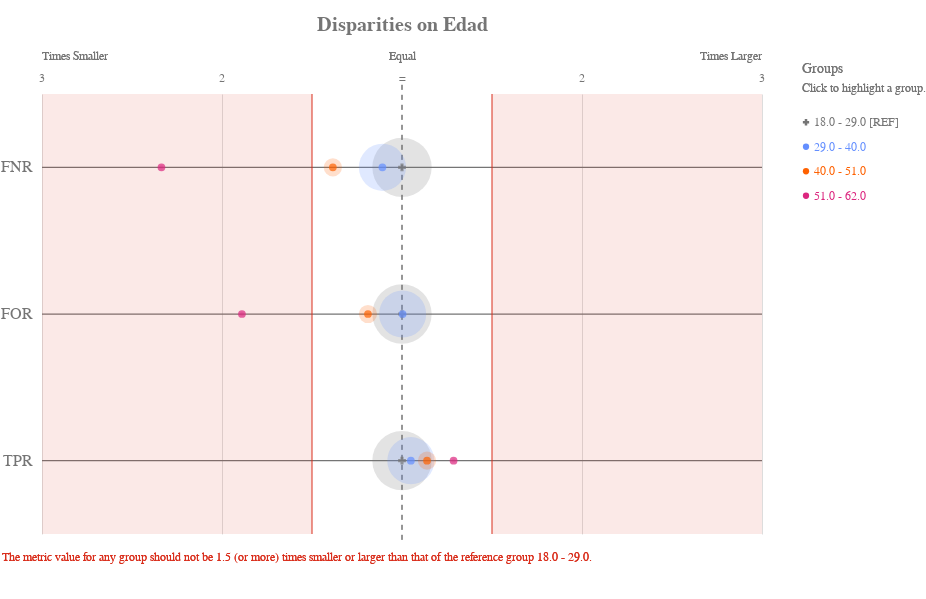

The code cell stored with this chart in its notebook:
### Code cell
ap.disparity(grupo_definido, metrics, 'Edad', fairness_threshold = disparity_tolerance)

### Figure 1 — Vega-Lite specification as saved in the notebook (floating-point values rounded to 4 significant figures)
{"config": {"view": {"continuousWidth": 400, "continuousHeight": 300, "strokeWidth": 0}, "axisLeft": {"labelColor": "rgb(117,117,117)", "labelFont": "Arial", "labelFontSize": 16}, "title": {"align": "center", "baseline": "middle", "color": "rgb(117,117,117)", "font": "Arial", "fontSize": 20, "fontWeight": "bold"}}, "layer": [{"data": {"name": "data-f13954335fe7cb3d572699dbbbe0ffdc"}, "mark": {"type": "rule", "stroke": "rgb(117,117,117)", "strokeWidth": 1.25, "tooltip": ""}, "encoding": {"x": {"type": "quantitative", "field": "x", "scale": {"domain": [-2, 2], "range": [40.0, 760.0]}}, "x2": {"field": "x2"}, "y": {"type": "nominal", "axis": {"domain": false, "labelAngle": 0, "labelPadding": -30, "orient": "left", "ticks": false, "title": ""}, "field": "metric", "scale": {"domain": ["FNR", "FOR", "TPR"], "range": [55.0, 495.0]}}}}, {"data": {"name": "data-79dd248bdaa0ea02c535240e8ad022c8"}, "mark": {"type": "rule", "stroke": "rgb(117,117,117)", "strokeDash": [5, 5], "strokeWidth": 1}, "encoding": {"tooltip": {"value": "18.0 - 29.0 [REF]"}, "x": {"value": 400.0}, "y": {"value": 45.83}, "y2": {"value": 504.2}}}, {"data": {"name": "data-c233327f4cd9b4c2df31bf8015c83e4a"}, "mark": {"type": "text", "align": "center", "color": "rgb(117,117,117)", "font": "Arial", "fontSize": 12, "fontWeight": "normal", "tooltip": ""}, "encoding": {"text": {"type": "nominal", "field": "label"}, "x": {"type": "quantitative", "field": "value", "scale": {"domain": [-2, 2], "range": [40.0, 760.0]}}, "y": {"value": 38.5}}}, {"layer": [{"mark": {"type": "text", "align": "left", "fill": "rgb(117,117,117)", "font": "Arial", "fontSize": 12, "fontWeight": "normal", "tooltip": ""}, "encoding": {"text": {"value": "Times Smaller"}, "x": {"value": 40.0}, "y": {"value": 16.5}}}, {"mark": {"type": "text", "align": "right", "fill": "rgb(117,117,117)", "font": "Arial", "fontSize": 12, "fontWeight": "normal", "tooltip": ""}, "encoding": {"text": {"value": "Times Larger"}, "x": {"value": 760.0}, "y": {"value": 16.5}}}, {"mark": {"type": "text", "align": "center", "fill": "rgb(117,117,117)", "font": "Arial", "fontSize": 12, "fontWeight": "normal", "tooltip": ""}, "encoding": {"text": {"value": "Equal"}, "x": {"value": 400.0}, "y": {"value": 16.5}}}], "data": {"name": "data-79dd248bdaa0ea02c535240e8ad022c8"}}, {"layer": [{"mark": {"type": "rule", "opacity": 0.8, "stroke": "rgb(217, 46, 28)", "strokeWidth": 1.25, "tooltip": ""}, "encoding": {"x": {"type": "quantitative", "field": "min", "scale": {"domain": [-2, 2], "range": [40.0, 760.0]}}, "y": {"value": 55.0}, "y2": {"value": 495.0}}}, {"mark": {"type": "rule", "opacity": 0.8, "stroke": "rgb(217, 46, 28)", "strokeWidth": 1.25, "tooltip": ""}, "encoding": {"x": {"type": "quantitative", "field": "max", "scale": {"domain": [-2, 2], "range": [40.0, 760.0]}}, "y": {"value": 55.0}, "y2": {"value": 495.0}}}, {"layer": [{"mark": {"type": "rect", "fill": "rgb(217, 46, 28)", "opacity": 0.1, "tooltip": ""}, "encoding": {"x": {"type": "quantitative", "field": "min", "scale": {"domain": [-2, 2], "range": [40.0, 760.0]}}, "x2": {"field": "lower_end"}, "y": {"value": 55.0}, "y2": {"value": 495.0}}}, {"mark": {"type": "rect", "fill": "rgb(217, 46, 28)", "opacity": 0.1, "tooltip": ""}, "encoding": {"x": {"type": "quantitative", "field": "max", "scale": {"domain": [-2, 2], "range": [40.0, 760.0]}}, "x2": {"field": "upper_end"}, "y": {"value": 55.0}, "y2": {"value": 495.0}}}]}, {"data": {"name": "data-79dd248bdaa0ea02c535240e8ad022c8"}, "mark": {"type": "text", "align": "left", "baseline": "top", "fill": "rgb(217, 46, 28)", "font": "Arial", "fontSize": 12, "fontWeight": "normal", "tooltip": ""}, "encoding": {"text": {"value": "The metric value for any group should not be 1.5 (or more) times smaller or larger than that of the reference group 18.0 - 29.0."}, "x": {"value": 0}, "y": {"value": 513.3}}}], "data": {"name": "data-11d5890412809b582c0a6b685ba430ea"}}, {"layer": [{"mark": "circle"}, {"data": {"name": "data-22b18c8668882b4b91c30385a4197519"}, "mark": {"type": "circle", "opacity": 0.2}, "encoding": {"color": {"condition": {"type": "nominal", "field": "attribute_value", "legend": null, "scale": {"domain": ["18.0 - 29.0", "29.0 - 40.0", "40.0 - 51.0", "51.0 - 62.0"], "range": ["rgb(117,117,117)", "rgb(100, 143, 255)", "rgb(254, 97, 0)", "rgb(220, 38, 127)", "rgb(255, 176, 0)", "rgb(120, 94, 240)"]}, "selection": "selector033"}, "value": "rgb(224,224,224)"}, "size": {"type": "quantitative", "field": "group_size", "legend": null, "scale": {"domain": [0, 3475.0], "range": [0, 4224.0]}}, "tooltip": [{"type": "nominal", "field": "attribute_value", "title": "Group"}, {"type": "nominal", "field": "tooltip_group_size", "title": "Group Size"}, {"type": "nominal", "field": "tooltip_disparity_explanation_fnr", "title": "Disparity"}, {"type": "quantitative", "field": "fnr", "format": ".2f", "title": "FNR"}], "x": {"type": "quantitative", "axis": {"domain": false, "labels": false, "ticks": false, "title": null, "values": [1, 2, -2, -1]}, "field": "fnr_disparity_scaled", "scale": {"domain": [-2, 2], "range": [40.0, 760.0]}}, "y": {"type": "nominal", "axis": {"domain": false, "grid": false, "labels": false, "ticks": false, "title": " "}, "field": "metric_variable", "scale": {"domain": ["FNR", "FOR", "TPR"], "range": [55.0, 495.0]}}}, "selection": {"selector035": {"type": "multi", "empty": "all", "fields": ["attribute_value"]}}, "transform": [{"calculate": "'FNR'", "as": "metric_variable"}]}, {"data": {"name": "data-22b18c8668882b4b91c30385a4197519"}, "mark": {"type": "circle", "opacity": 0.2}, "encoding": {"color": {"condition": {"type": "nominal", "field": "attribute_value", "legend": null, "scale": {"domain": ["18.0 - 29.0", "29.0 - 40.0", "40.0 - 51.0", "51.0 - 62.0"], "range": ["rgb(117,117,117)", "rgb(100, 143, 255)", "rgb(254, 97, 0)", "rgb(220, 38, 127)", "rgb(255, 176, 0)", "rgb(120, 94, 240)"]}, "selection": "selector033"}, "value": "rgb(224,224,224)"}, "size": {"type": "quantitative", "field": "group_size", "legend": null, "scale": {"domain": [0, 3475.0], "range": [0, 4224.0]}}, "tooltip": [{"type": "nominal", "field": "attribute_value", "title": "Group"}, {"type": "nominal", "field": "tooltip_group_size", "title": "Group Size"}, {"type": "nominal", "field": "tooltip_disparity_explanation_for", "title": "Disparity"}, {"type": "quantitative", "field": "for", "format": ".2f", "title": "FOR"}], "x": {"type": "quantitative", "axis": {"domain": false, "labels": false, "ticks": false, "title": null, "values": [1, 2, -2, -1]}, "field": "for_disparity_scaled", "scale": {"domain": [-2, 2], "range": [40.0, 760.0]}}, "y": {"type": "nominal", "axis": {"domain": false, "grid": false, "labels": false, "ticks": false, "title": " "}, "field": "metric_variable", "scale": {"domain": ["FNR", "FOR", "TPR"], "range": [55.0, 495.0]}}}, "selection": {"selector037": {"type": "multi", "empty": "all", "fields": ["attribute_value"]}}, "transform": [{"calculate": "'FOR'", "as": "metric_variable"}]}, {"data": {"name": "data-22b18c8668882b4b91c30385a4197519"}, "mark": {"type": "circle", "opacity": 0.2}, "encoding": {"color": {"condition": {"type": "nominal", "field": "attribute_value", "legend": null, "scale": {"domain": ["18.0 - 29.0", "29.0 - 40.0", "40.0 - 51.0", "51.0 - 62.0"], "range": ["rgb(117,117,117)", "rgb(100, 143, 255)", "rgb(254, 97, 0)", "rgb(220, 38, 127)", "rgb(255, 176, 0)", "rgb(120, 94, 240)"]}, "selection": "selector033"}, "value": "rgb(224,224,224)"}, "size": {"type": "quantitative", "field": "group_size", "legend": null, "scale": {"domain": [0, 3475.0], "range": [0, 4224.0]}}, "tooltip": [{"type": "nominal", "field": "attribute_value", "title": "Group"}, {"type": "nominal", "field": "tooltip_group_size", "title": "Group Size"}, {"type": "nominal", "field": "tooltip_disparity_explanation_tpr", "title": "Disparity"}, {"type": "quantitative", "field": "tpr", "format": ".2f", "title": "TPR"}], "x": {"type": "quantitative", "axis": {"domain": false, "labels": false, "ticks": false, "title": null, "values": [1, 2, -2, -1]}, "field": "tpr_disparity_scaled", "scale": {"domain": [-2, 2], "range": [40.0, 760.0]}}, "y": {"type": "nominal", "axis": {"domain": false, "grid": false, "labels": false, "ticks": false, "title": " "}, "field": "metric_variable", "scale": {"domain": ["FNR", "FOR", "TPR"], "range": [55.0, 495.0]}}}, "selection": {"selector039": {"type": "multi", "empty": "all", "fields": ["attribute_value"]}}, "transform": [{"calculate": "'TPR'", "as": "metric_variable"}]}, {"layer": [{"mark": "point"}, {"data": {"name": "data-22b18c8668882b4b91c30385a4197519"}, "mark": {"type": "point", "filled": true, "size": 60}, "encoding": {"color": {"condition": {"type": "nominal", "field": "attribute_value", "legend": null, "scale": {"domain": ["18.0 - 29.0", "29.0 - 40.0", "40.0 - 51.0", "51.0 - 62.0"], "range": ["rgb(117,117,117)", "rgb(100, 143, 255)", "rgb(254, 97, 0)", "rgb(220, 38, 127)", "rgb(255, 176, 0)", "rgb(120, 94, 240)"]}, "selection": "selector033"}, "value": "rgb(224,224,224)"}, "shape": {"type": "nominal", "field": "attribute_value", "legend": null, "scale": {"domain": ["18.0 - 29.0", "29.0 - 40.0", "40.0 - 51.0", "51.0 - 62.0"], "range": ["cross", "circle", "circle", "circle"]}}, "tooltip": [{"type": "nominal", "field": "attribute_value", "title": "Group"}, {"type": "nominal", "field": "tooltip_group_size", "title": "Group Size"}, {"type": "nominal", "field": "tooltip_disparity_explanation_fnr", "title": "Disparity"}, {"type": "quantitative", "field": "fnr", "format": ".2f", "title": "FNR"}], "x": {"type": "quantitative", "axis": {"domain": false, "labels": false, "ticks": false, "title": null, "values": [1, 2, -2, -1]}, "field": "fnr_disparity_scaled", "scale": {"domain": [-2, 2], "range": [40.0, 760.0]}}, "y": {"type": "nominal", "axis": {"domain": false, "grid": false, "labels": false, "ticks": false, "title": " "}, "field": "metric_variable", "scale": {"domain": ["FNR", "FOR", "TPR"], "range": [55.0, 495.0]}}}, "selection": {"selector034": {"type": "multi", "empty": "all", "fields": ["attribute_value"]}}, "transform": [{"calculate": "'FNR'", "as": "metric_variable"}]}, {"data": {"name": "data-22b18c8668882b4b91c30385a4197519"}, "mark": {"type": "point", "filled": true, "size": 60}, "encoding": {"color": {"condition": {"type": "nominal", "field": "attribute_value", "legend": null, "scale": {"domain": ["18.0 - 29.0", "29.0 - 40.0", "40.0 - 51.0", "51.0 - 62.0"], "range": ["rgb(117,117,117)", "rgb(100, 143, 255)", "rgb(254, 97, 0)", "rgb(220, 38, 127)", "rgb(255, 176, 0)", "rgb(120, 94, 240)"]}, "selection": "selector033"}, "value": "rgb(224,224,224)"}, "shape": {"type": "nominal", "field": "attribute_value", "legend": null, "scale": {"domain": ["18.0 - 29.0", "29.0 - 40.0", "40.0 - 51.0", "51.0 - 62.0"], "range": ["cross", "circle", "circle", "circle"]}}, "tooltip": [{"type": "nominal", "field": "attribute_value", "title": "Group"}, {"type": "nominal", "field": "tooltip_group_size", "title": "Group Size"}, {"type": "nominal", "field": "tooltip_disparity_explanation_for", "title": "Disparity"}, {"type": "quantitative", "field": "for", "format": ".2f", "title": "FOR"}], "x": {"type": "quantitative", "axis": {"domain": false, "labels": false, "ticks": false, "title": null, "values": [1, 2, -2, -1]}, "field": "for_disparity_scaled", "scale": {"domain": [-2, 2], "range": [40.0, 760.0]}}, "y": {"type": "nominal", "axis": {"domain": false, "grid": false, "labels": false, "ticks": false, "title": " "}, "field": "metric_variable", "scale": {"domain": ["FNR", "FOR", "TPR"], "range": [55.0, 495.0]}}}, "selection": {"selector036": {"type": "multi", "empty": "all", "fields": ["attribute_value"]}}, "transform": [{"calculate": "'FOR'", "as": "metric_variable"}]}, {"data": {"name": "data-22b18c8668882b4b91c30385a4197519"}, "mark": {"type": "point", "filled": true, "size": 60}, "encoding": {"color": {"condition": {"type": "nominal", "field": "attribute_value", "legend": null, "scale": {"domain": ["18.0 - 29.0", "29.0 - 40.0", "40.0 - 51.0", "51.0 - 62.0"], "range": ["rgb(117,117,117)", "rgb(100, 143, 255)", "rgb(254, 97, 0)", "rgb(220, 38, 127)", "rgb(255, 176, 0)", "rgb(120, 94, 240)"]}, "selection": "selector033"}, "value": "rgb(224,224,224)"}, "shape": {"type": "nominal", "field": "attribute_value", "legend": null, "scale": {"domain": ["18.0 - 29.0", "29.0 - 40.0", "40.0 - 51.0", "51.0 - 62.0"], "range": ["cross", "circle", "circle", "circle"]}}, "tooltip": [{"type": "nominal", "field": "attribute_value", "title": "Group"}, {"type": "nominal", "field": "tooltip_group_size", "title": "Group Size"}, {"type": "nominal", "field": "tooltip_disparity_explanation_tpr", "title": "Disparity"}, {"type": "quantitative", "field": "tpr", "format": ".2f", "title": "TPR"}], "x": {"type": "quantitative", "axis": {"domain": false, "labels": false, "ticks": false, "title": null, "values": [1, 2, -2, -1]}, "field": "tpr_disparity_scaled", "scale": {"domain": [-2, 2], "range": [40.0, 760.0]}}, "y": {"type": "nominal", "axis": {"domain": false, "grid": false, "labels": false, "ticks": false, "title": " "}, "field": "metric_variable", "scale": {"domain": ["FNR", "FOR", "TPR"], "range": [55.0, 495.0]}}}, "selection": {"selector038": {"type": "multi", "empty": "all", "fields": ["attribute_value"]}}, "transform": [{"calculate": "'TPR'", "as": "metric_variable"}]}]}]}, {"layer": [{"mark": {"type": "point", "filled": true, "opacity": 1, "size": 39.48}, "encoding": {"color": {"condition": {"type": "nominal", "field": "attribute_value", "legend": null, "scale": {"domain": ["18.0 - 29.0", "29.0 - 40.0", "40.0 - 51.0", "51.0 - 62.0"], "range": ["rgb(117,117,117)", "rgb(100, 143, 255)", "rgb(254, 97, 0)", "rgb(220, 38, 127)", "rgb(255, 176, 0)", "rgb(120, 94, 240)"]}, "selection": "selector033"}, "value": "rgb(224,224,224)"}, "shape": {"type": "nominal", "field": "attribute_value", "legend": null, "scale": {"domain": ["18.0 - 29.0", "29.0 - 40.0", "40.0 - 51.0", "51.0 - 62.0"], "range": ["cross", "circle", "circle", "circle"]}}, "x": {"value": 804}, "y": {"type": "nominal", "axis": {"domain": false, "grid": false, "labels": false, "ticks": false, "title": " "}, "field": "attribute_value", "scale": {"domain": ["18.0 - 29.0", "29.0 - 40.0", "40.0 - 51.0", "51.0 - 62.0"], "range": [71, 169]}}}, "selection": {"selector033": {"type": "multi", "empty": "all", "fields": ["attribute_value"]}}}, {"mark": {"type": "text", "align": "left", "baseline": "middle", "font": "Arial", "fontSize": 12, "fontWeight": "normal"}, "encoding": {"color": {"condition": {"type": "nominal", "field": "attribute_value", "legend": null, "scale": {"domain": ["18.0 - 29.0", "29.0 - 40.0", "40.0 - 51.0", "51.0 - 62.0"], "range": ["rgb(117,117,117)", "rgb(100, 143, 255)", "rgb(254, 97, 0)", "rgb(220, 38, 127)", "rgb(255, 176, 0)", "rgb(120, 94, 240)"]}, "selection": "selector033"}, "value": "rgb(224,224,224)"}, "text": {"type": "nominal", "field": "label"}, "x": {"value": 812}, "y": {"type": "nominal", "axis": {"domain": false, "grid": false, "labels": false, "ticks": false, "title": " "}, "field": "attribute_value", "scale": {"domain": ["18.0 - 29.0", "29.0 - 40.0", "40.0 - 51.0", "51.0 - 62.0"], "range": [71, 169]}}}, "selection": {"selector040": {"type": "multi", "empty": "all", "fields": ["attribute_value"]}}}, {"data": {"name": "data-79dd248bdaa0ea02c535240e8ad022c8"}, "mark": {"type": "text", "align": "left", "baseline": "middle", "color": "rgb(117,117,117)", "font": "Arial", "fontSize": 12, "fontWeight": "normal"}, "encoding": {"text": {"value": "Click to highlight a group."}, "x": {"value": 800}, "y": {"value": 49}}}, {"data": {"name": "data-79dd248bdaa0ea02c535240e8ad022c8"}, "mark": {"type": "text", "align": "left", "baseline": "middle", "color": "rgb(117,117,117)", "font": "Arial", "fontSize": 14, "fontWeight": "normal"}, "encoding": {"text": {"value": "Groups"}, "x": {"value": 800}, "y": {"value": 30}}}], "data": {"name": "data-58aae3aaae7e1909c965885b3126249c"}}], "height": 550, "padding": {"top": 15, "bottom": 10}, "resolve": {"scale": {"size": "independent", "y": "independent"}}, "title": "Disparities on Edad", "width": 800, "$schema": "https://vega.github.io/schema/vega-lite/v4.8.1.json", "datasets": {"data-f13954335fe7cb3d572699dbbbe0ffdc": [{"metric": "FNR", "x": -2, "x2": 2}, {"metric": "FOR", "x": -2, "x2": 2}, {"metric": "TPR", "x": -2, "x2": 2}], "data-79dd248bdaa0ea02c535240e8ad022c8": [{"a": 1, "b": 0}, {"a": 1, "b": 0}], "data-c233327f4cd9b4c2df31bf8015c83e4a": [{"value": 1, "label": 2}, {"value": 2, "label": 3}, {"value": -2, "label": 3}, {"value": -1, "label": 2}, {"value": 0, "label": "="}], "data-11d5890412809b582c0a6b685ba430ea": [{"min": -0.5, "max": 0.5, "lower_end": -2, "upper_end": 2}], "data-22b18c8668882b4b91c30385a4197519": [{"attribute_name": "Edad", "attribute_value": "18.0 - 29.0", "group_size": 2896, "total_entities": 5007, "fnr": 0.3338, "for": 0.3778, "tpr": 0.6662, "fnr_disparity": 1.0, "for_disparity": 1.0, "tpr_disparity": 1.0, "fnr_disparity_scaled": 0.0, "for_disparity_scaled": 0.0, "tpr_disparity_scaled": 0.0, "tooltip_group_size": "2,896 (57.84%)", "tooltip_disparity_explanation_fnr": "Reference group", "tooltip_disparity_explanation_for": "Reference group", "tooltip_disparity_explanation_tpr": "Reference group"}, {"attribute_name": "Edad", "attribute_value": "29.0 - 40.0", "group_size": 1824, "total_entities": 5007, "fnr": 0.301, "for": 0.3791, "tpr": 0.699, "fnr_disparity": 0.9019, "for_disparity": 1.003, "tpr_disparity": 1.049, "fnr_disparity_scaled": -0.1088, "for_disparity_scaled": 0.003419, "tpr_disparity_scaled": 0.04916, "tooltip_group_size": "1,824 (36.43%)", "tooltip_disparity_explanation_fnr": "1.11 times smaller FNR than the reference group", "tooltip_disparity_explanation_for": "1.00 times larger FOR than the reference group", "tooltip_disparity_explanation_tpr": "1.05 times larger TPR than the reference group"}, {"attribute_name": "Edad", "attribute_value": "40.0 - 51.0", "group_size": 273, "total_entities": 5007, "fnr": 0.2411, "for": 0.3178, "tpr": 0.7589, "fnr_disparity": 0.7225, "for_disparity": 0.841, "tpr_disparity": 1.139, "fnr_disparity_scaled": -0.3841, "for_disparity_scaled": -0.1891, "tpr_disparity_scaled": 0.139, "tooltip_group_size": "273 (5.45%)", "tooltip_disparity_explanation_fnr": "1.38 times smaller FNR than the reference group", "tooltip_disparity_explanation_for": "1.19 times smaller FOR than the reference group", "tooltip_disparity_explanation_tpr": "1.14 times larger TPR than the reference group"}, {"attribute_name": "Edad", "attribute_value": "51.0 - 62.0", "group_size": 14, "total_entities": 5007, "fnr": 0.1429, "for": 0.2, "tpr": 0.8571, "fnr_disparity": 0.428, "for_disparity": 0.5293, "tpr_disparity": 1.287, "fnr_disparity_scaled": -1.336, "for_disparity_scaled": -0.8892, "tpr_disparity_scaled": 0.2865, "tooltip_group_size": "14 (0.28%)", "tooltip_disparity_explanation_fnr": "2.34 times smaller FNR than the reference group", "tooltip_disparity_explanation_for": "1.89 times smaller FOR than the reference group", "tooltip_disparity_explanation_tpr": "1.29 times larger TPR than the reference group"}], "data-58aae3aaae7e1909c965885b3126249c": [{"attribute_value": "18.0 - 29.0", "label": "18.0 - 29.0 [REF]"}, {"attribute_value": "29.0 - 40.0", "label": "29.0 - 40.0"}, {"attribute_value": "40.0 - 51.0", "label": "40.0 - 51.0"}, {"attribute_value": "51.0 - 62.0", "label": "51.0 - 62.0"}]}}
